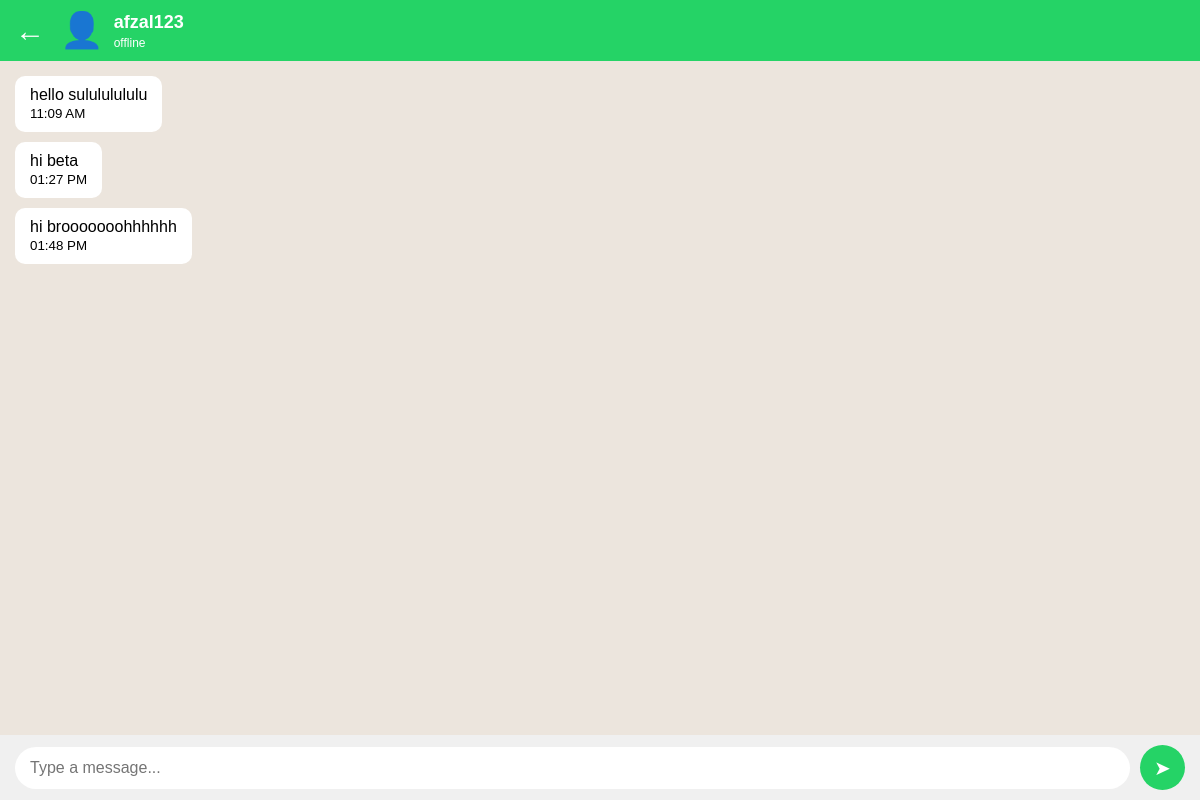
The page /chat/1/ (signed in) on the database as committed earlier.
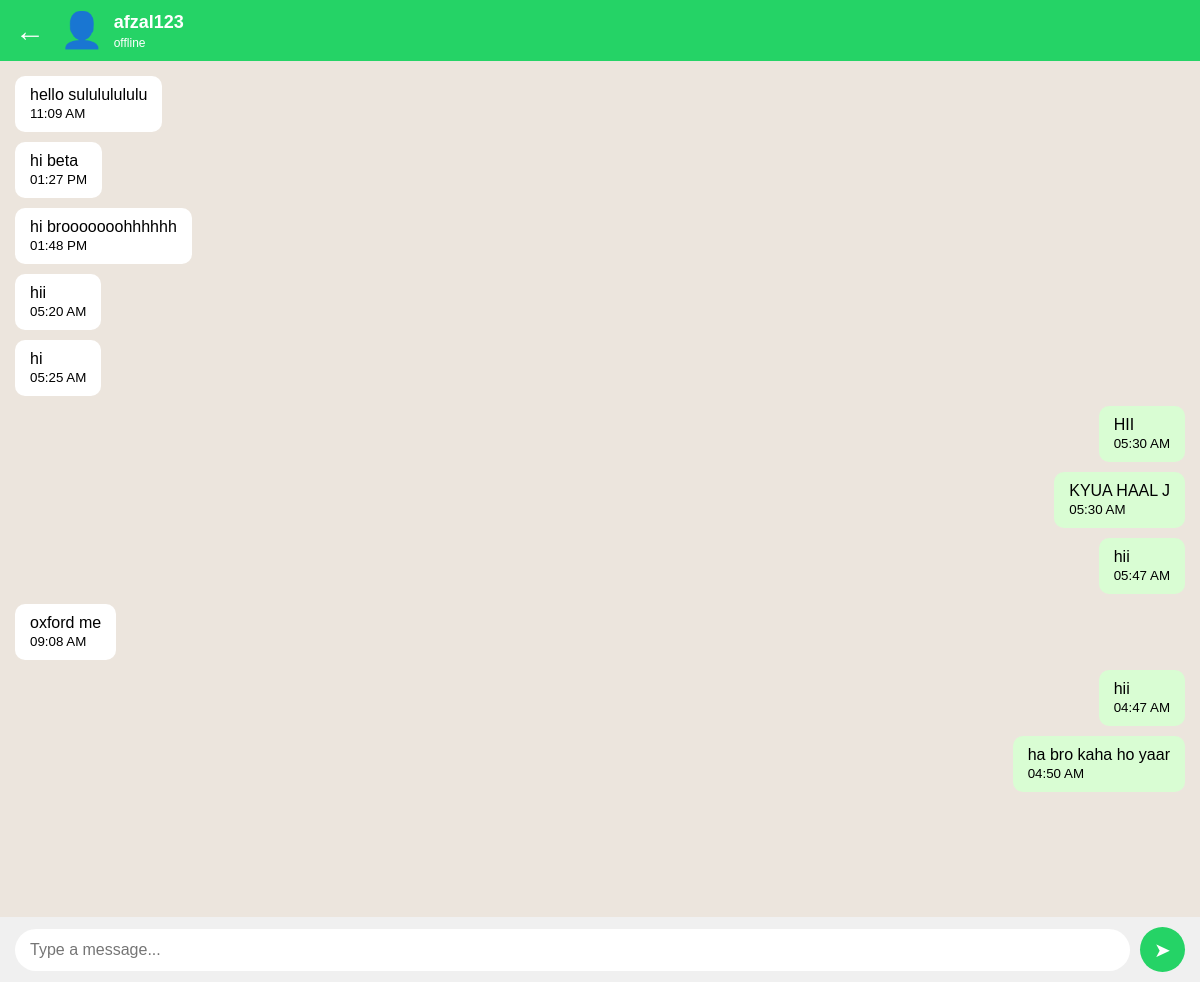
The same page on the database as committed later.
### chat/models.py (models this page shows)
class Message(models.Model):
    sender = models.CharField(max_length=100)
    sender_user = models.ForeignKey(
        User, on_delete=models.CASCADE, null=True, blank=True
    )
    receiver_user = models.ForeignKey(
        User,
        on_delete=models.CASCADE,
        related_name="received_messages",
        null=True,
        blank=True,
    )
    text = models.TextField()
    created_at = models.DateTimeField(auto_now_add=True)

### chat/views.py (the view)
# urls.py: path("chat/<int:user_id>/", views.chat_page, name="chat_page"),
def chat_page(request, user_id):
    if not request.user.is_authenticated:
        return redirect("login")
    receiver = get_object_or_404(
        User,
        id=user_id
    )
    messages = Message.objects.filter(
        sender_user=request.user,
        receiver_user=receiver
    ) | Message.objects.filter(
        sender_user=receiver,
        receiver_user=request.user
    )
    messages = messages.order_by("created_at")
    status = UserStatus.objects.filter(user=receiver).first()
    receiver_last_seen = (
        status.last_seen.isoformat()
        if status and status.last_seen
        else ""
    )
    return render(request, "chat.html", {
        "messages": messages,
        "receiver": receiver,
        "receiver_last_seen": receiver_last_seen,
    })

### templates/chat.html (shortened to what this page needs)
{% load static %}
<!DOCTYPE html>
<html lang="en">
<head>
    <link rel="stylesheet" href="{% static 'css/style.css' %}">
</head>
<body>
    <div class="chat-navbar">
        <span class="back" onclick="history.back()">←</span>
        <div class="chat-profile">
            {% if receiver.profile.dp %}
                <img
                    src="{{ receiver.profile.dp.url }}"
                    alt="Profile"
                    style="width:40px;height:40px;border-radius:50%;object-fit:cover;display:block;"
                >
            {% else %}
                👤
            {% endif %}
        </div>
        <div class="chat-user">
            <h3>{% firstof receiver.profile.full_name receiver.username %}</h3>
            <p id="user-status"></p>
        </div>
    </div>
    <div id="messages" class="messages">
        {% for message in messages %}
            {% if message.sender_user == request.user %}
                <div class="sent">
                    <div>{{ message.text }}</div>
                    <small>{{ message.created_at|date:"h:i A" }}</small>
                </div>
            {% else %}
                <div class="received">
                    <div>{{ message.text }}</div>
                    <small>{{ message.created_at|date:"h:i A" }}</small>
                </div>
            {% endif %}
        {% endfor %}
    </div>
    <form id="messageForm" class="message-input">
        <input
            type="text"
            id="messageInput"
            placeholder="Type a message..."
            autocomplete="off"
        >
        <button type="submit">➤</button>
    </form>
</body>
</html>

### static/css/style.css (style rules this page uses)
body { background-color: #ece5dd; margin: 0; font-family: Arial, sans-serif; }
.chat-navbar { display: flex; align-items: center; background-color: #25D366; color: white; padding: 10px 15px; }
.back { font-size: 30px; margin-right: 15px; cursor: pointer; }
.chat-profile { font-size: 35px; margin-right: 10px; }
.chat-user h3 { margin: 0; font-size: 18px; }
.chat-user p { margin: 3px 0 0; font-size: 12px; }
.messages { padding: 15px; padding-bottom: 100px; min-height: 400px; box-sizing: border-box; }
.received { background-color: white; padding: 10px 15px; margin-bottom: 10px; width: fit-content; max-width: 60%; border-radius: 10px; }
.sent { background-color: #d9fdd3; padding: 10px 15px; margin-bottom: 10px; margin-left: auto; width: fit-content; max-width: 60%; border-radius: 10px; }
.message-input { display: flex; align-items: center; gap: 10px; padding: 10px 15px; background-color: #f0f0f0; position: fixed; bottom: 0; left: 0; right: 0; box-sizing: border-box; }
.message-input input { flex: 1; padding: 12px 15px; border: none; border-radius: 25px; outline: none; font-size: 16px; }
.message-input button { width: 45px; height: 45px; border: none; border-radius: 50%; background-color: #25D366; color: white; font-size: 20px; cursor: pointer; }
body { padding-bottom: 80px; }

Rows that differ between the two databases and show on the page:
added Message: text "hii", created_at "05:20 AM"
added Message: text "hi", created_at "05:25 AM"
added Message: text "HII", created_at "05:30 AM"
added Message: text "KYUA HAAL J", created_at "05:30 AM"
added Message: text "hii", created_at "05:47 AM"
added Message: text "oxford me", created_at "09:08 AM"
added Message: text "hii", created_at "04:47 AM"
added Message: text "ha bro kaha ho yaar", created_at "04:50 AM"
